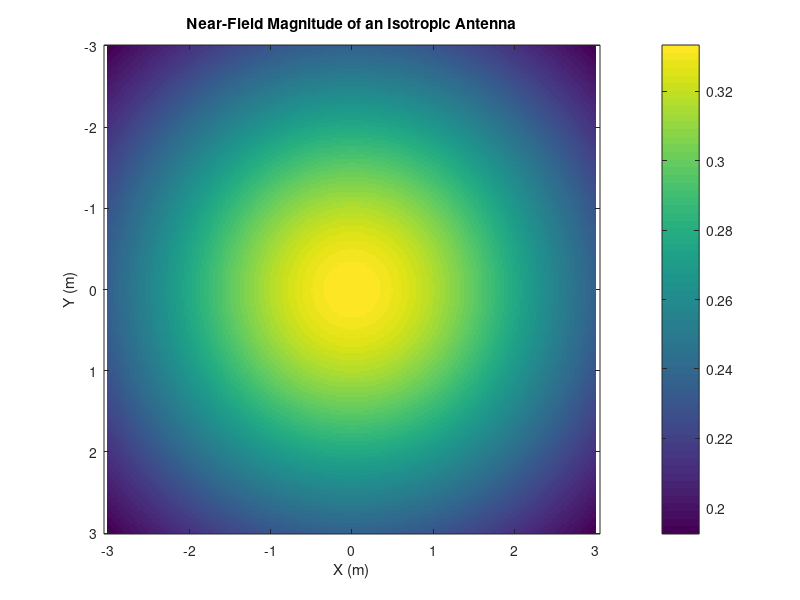
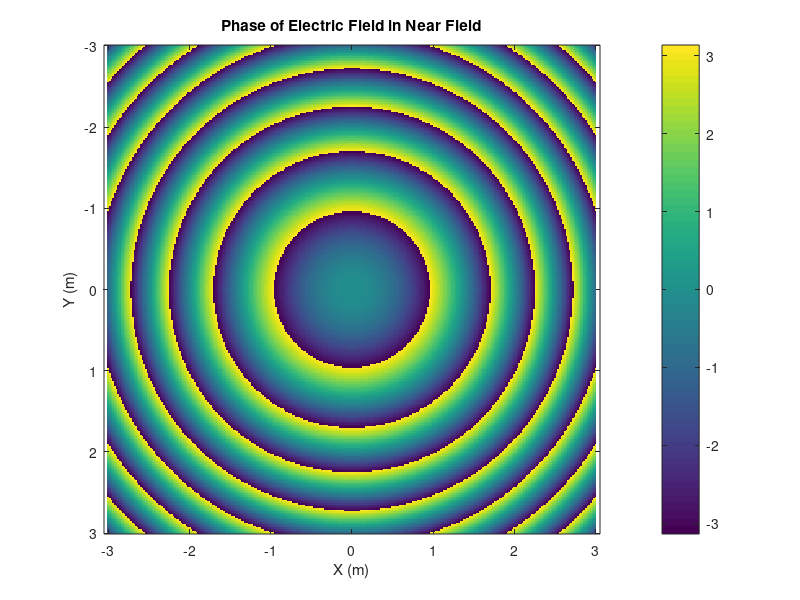

Source code (MATLAB) for these figures, in order:
% MATLAB code to simulate the planar scanning field in the near field
% of an isotropic antenna and prepare the data for far-field computation

clc;
clear;
close all;

% Constants
c = 3e8;          % Speed of light (m/s)
f = 1e9;          % Frequency (Hz)
lambda = c / f;   % Wavelength (m)
k = 2 * pi / lambda; % Wavenumber

% Antenna parameters
antenna_position = [0, 0, 0]; % Isotropic antenna at the origin
E0 = 1;           % Electric field strength at the antenna (arbitrary units)

% Define expanded scanning plane dimensions (centered)
x_scan_range = linspace(-3, 3, 300);  % Larger scanning range from -1 to 1 meters with 200 points
y_scan_range = linspace(-3, 3, 300);  
z_scan = 3;    % Distance from antenna to scanning plane (meters)

[X, Y] = meshgrid(x_scan_range, y_scan_range);  % Create a grid for the scanning plane
Z = z_scan * ones(size(X));                    % Z-coordinate of the scanning plane

% Compute the distance from the antenna to each point on the scanning plane
R = sqrt((X - antenna_position(1)).^2 + ...
         (Y - antenna_position(2)).^2 + ...
         (Z - antenna_position(3)).^2);

% Compute the electric field at each point on the scanning plane (near-field approximation)
E_field = E0 * exp(-1j * k * R) ./ R;

% Plot the magnitude of the electric field in the scanning plane
figure;
imagesc(x_scan_range, y_scan_range, abs(E_field));
colorbar;
title('Near-Field Magnitude of an Isotropic Antenna');
xlabel('X (m)');
ylabel('Y (m)');
axis equal;
axis tight;

% Plot the phase of the electric field in the scanning plane
figure;
imagesc(x_scan_range, y_scan_range, angle(E_field));
colorbar;
title('Phase of Electric Field in Near Field');
xlabel('X (m)');
ylabel('Y (m)');
axis equal;
axis tight;

% Vectorize the field data for far-field computation
E_vector = reshape(E_field, [], 1);  % Flatten the 2D electric field into a 1D vector
X_vector = reshape(X, [], 1);        % Flatten the X-coordinates
Y_vector = reshape(Y, [], 1);        % Flatten the Y-coordinates
Z_vector = z_scan * ones(size(X_vector));  % Z-coordinates (constant for all points)

% Combine into a single matrix (position + field values)
field_data = [X_vector, Y_vector, Z_vector, real(E_vector), imag(E_vector)];

% Save the field data for further use (Far-Field Computation)
% You can export it to a file if needed for external use:
% save('near_field_data.mat', 'field_data');

% Display field_data format
disp('Field Data Format: [X, Y, Z, Real(E), Imag(E)]');
disp(field_data);
